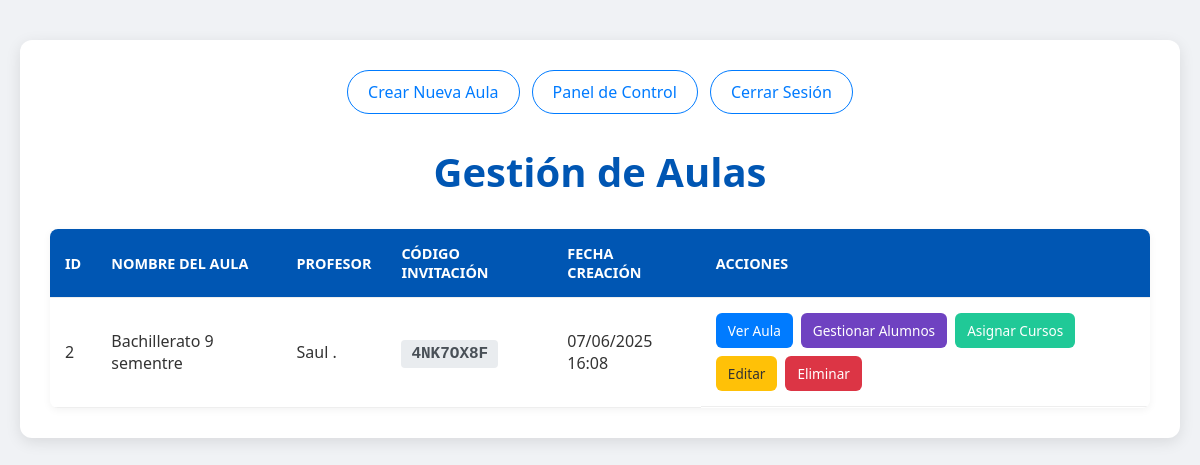
Page /paginas/aulas/listar_aulas.php (signed in) on the committed database.
### tables this page shows
CREATE TABLE `aulas` (
  `id_aula` int(11) NOT NULL,
  `nombre_aula` varchar(255) NOT NULL,
  `descripcion` text DEFAULT NULL,
  `id_profesor` int(11) NOT NULL,
  `codigo_invitacion` varchar(50) DEFAULT NULL,
  `fecha_creacion` datetime DEFAULT current_timestamp()
);

CREATE TABLE `usuarios` (
  `id_usuario` int(11) NOT NULL,
  `nombre` varchar(100) NOT NULL,
  `apellido` varchar(100) NOT NULL,
  `rol_usuario` varchar(50) NOT NULL DEFAULT 'alumno',
  `email` varchar(255) NOT NULL,
  `password_hash` varchar(255) NOT NULL,
  `google_id` varchar(255) DEFAULT NULL,
  `fecha_nacimiento` date DEFAULT NULL,
  `genero` enum('masculino','femenino','otro') DEFAULT NULL,
  `telefono` varchar(20) DEFAULT NULL,
  `direccion` text DEFAULT NULL,
  `avatar` varchar(255) DEFAULT NULL,
  `rol` enum('admin','profesor','alumno','padre') NOT NULL,
  `fecha_registro` datetime DEFAULT current_timestamp(),
  `ultimo_acceso` datetime DEFAULT NULL,
  `estado` enum('activo','inactivo','suspendido') DEFAULT 'activo',
  `token_recuperacion` varchar(255) DEFAULT NULL,
  `expiracion_token` datetime DEFAULT NULL,
  `password` varchar(255) NOT NULL
);

### paginas/aulas/listar_aulas.php (the view, shortened to what this page needs)
<?php
include_once '../../includes/db.php';
$rol_usuario = $_SESSION['rol_usuario'];
$id_usuario_sesion = $_SESSION['id_usuario'];
$aulas = [];
$sql = "SELECT a.id_aula, a.nombre_aula, a.descripcion, a.codigo_invitacion, a.fecha_creacion,
a.id_profesor, -- ¡AÑADIDO ESTO!
u.nombre AS nombre_profesor, u.apellido AS apellido_profesor
FROM aulas a
INNER JOIN usuarios u ON a.id_profesor = u.id_usuario";
$sql .= " ORDER BY a.nombre_aula ASC";
$stmt = $conexion->prepare($sql);
if ($stmt->execute()) {
    $resultado = $stmt->get_result();
    while ($fila = $resultado->fetch_assoc()) {
        $aulas[] = $fila;
    }
} else {
    $mensaje_error = "Error al cargar las aulas: " . $stmt->error;
}
?>
<!DOCTYPE html>
<html lang="es">
<head>
</head>
<body>
    <div class="container">
        <div class="navegacion">
            <a href="<?php echo RUTA_BASE; ?>paginas/aulas/crear_aula.php">Crear Nueva Aula</a>
            <a href="<?php echo RUTA_BASE; ?>dashboard.php">Panel de Control</a>
            <a href="<?php echo RUTA_BASE; ?>cerrar_sesion.php">Cerrar Sesión</a>
        </div>
        <h1>Gestión de Aulas</h1>
        <?php if (!empty($aulas)): ?>
            <table class="aulas-table">
                <thead>
                    <tr>
                        <th>ID</th>
                        <th>Nombre del Aula</th>
                        <th>Profesor</th>
                        <th>Código Invitación</th>
                        <th>Fecha Creación</th>
                        <th>Acciones</th>
                    </tr>
                </thead>
                <tbody>
                    <?php foreach ($aulas as $aula): ?>
                        <tr>
                            <td><?php echo htmlspecialchars($aula['id_aula']); ?></td>
                            <td><?php echo htmlspecialchars($aula['nombre_aula']); ?></td>
                            <td><?php echo htmlspecialchars($aula['nombre_profesor'] . ' ' . $aula['apellido_profesor']); ?></td>
                            <td><span class="codigo-invitacion"><?php echo htmlspecialchars($aula['codigo_invitacion'] ?? 'N/A'); ?></span></td>
                            <td><?php echo date('d/m/Y H:i', strtotime($aula['fecha_creacion'])); ?></td>
                            <td class="acciones">
                                <a href="<?php echo RUTA_BASE; ?>paginas/aulas/ver_aula.php?id=<?php echo htmlspecialchars($aula['id_aula']); ?>" class="ver-aula">Ver Aula</a>
                                <a href="<?php echo RUTA_BASE; ?>paginas/aulas/gestionar_alumnos_aula.php?id_aula=<?php echo htmlspecialchars($aula['id_aula']); ?>" class="gestionar-alumnos">Gestionar Alumnos</a>
                                <a href="<?php echo RUTA_BASE; ?>paginas/aulas/asignar_cursos_aula.php?id_aula=<?php echo htmlspecialchars($aula['id_aula']); ?>" class="asignar-cursos">Asignar Cursos</a>
                                <?php
                                $es_profesor_propio = ($rol_usuario === 'profesor' && $aula['id_profesor'] == $id_usuario_sesion);
                                ?>
                                <?php if ($rol_usuario === 'admin' || $es_profesor_propio): ?>
                                    <a href="<?php echo RUTA_BASE; ?>paginas/aulas/editar_aula.php?id=<?php echo htmlspecialchars($aula['id_aula']); ?>" class="editar">Editar</a>
                                    <a href="<?php echo RUTA_BASE; ?>paginas/aulas/eliminar_aula.php?id=<?php echo htmlspecialchars($aula['id_aula']); ?>" class="eliminar" onclick="return confirm('¿Estás seguro de que quieres eliminar esta aula? Se desvincularán todos los alumnos y cursos asociados.');">Eliminar</a>
                                <?php endif; ?>
                            </td>
                        </tr>
                    <?php endforeach; ?>
                </tbody>
            </table>
        <?php else: ?>
            <p class="no-aulas">No tienes aulas creadas todavía. ¡Crea una para empezar a organizar tus clases!</p>
        <?php endif; ?>
    </div>
</body>
</html>

### paginas/aulas/listar_aulas.php (style rules this page uses)
body { font-family: 'Segoe UI', Tahoma, Geneva, Verdana, sans-serif; margin: 0; padding: 20px; background-color: #f0f2f5; color: #333; }
.container { max-width: 1200px; margin: 20px auto; padding: 30px; background-color: #ffffff; border-radius: 12px; box-shadow: 0 4px 15px rgba(0,0,0,0.1); }
h1 { text-align: center; color: #0056b3; margin-bottom: 30px; font-size: 2.5em; font-weight: 600; }
.navegacion { margin-bottom: 30px; text-align: center; display: flex; justify-content: center; flex-wrap: wrap; gap: 12px; }
.navegacion a { text-decoration: none; color: #007bff; padding: 10px 20px; border: 1px solid #007bff; border-radius: 25px; transition: background-color 0.3s ease, color 0.3s ease, transform 0.2s ease; font-weight: 500; white-space: nowrap; }
.aulas-table { width: 100%; border-collapse: collapse; margin-top: 20px; box-shadow: 0 2px 8px rgba(0,0,0,0.05); border-radius: 8px; overflow: hidden; }
.aulas-table th, .aulas-table td { padding: 15px; text-align: left; border-bottom: 1px solid #eee; }
.aulas-table th { background-color: #0056b3; color: white; font-weight: 600; text-transform: uppercase; font-size: 0.9em; }
.aulas-table .acciones { display: flex; gap: 8px; flex-wrap: wrap; justify-content: flex-start; }
.acciones a { padding: 8px 12px; text-decoration: none; border-radius: 6px; font-size: 0.85em; font-weight: 500; transition: background-color 0.3s ease, transform 0.2s ease; white-space: nowrap; }
.acciones .ver-aula { background-color: #007bff; color: white; }
.acciones .gestionar-alumnos { background-color: #6f42c1; color: white; }
.acciones .asignar-cursos { background-color: #20c997; color: white; }
.acciones .editar { background-color: #ffc107; color: #333; }
.acciones .eliminar { background-color: #dc3545; color: white; }
.codigo-invitacion { font-family: 'Courier New', Courier, monospace; background-color: #e9ecef; padding: 5px 10px; border-radius: 4px; font-weight: bold; color: #495057; }

### rows in the picture
aulas: id_aula "2", nombre_aula "Bachillerato 9 sementre", id_profesor.apellido "Saul .", codigo_invitacion "4NK7OX8F", fecha_creacion "07/06/2025 16:08"
